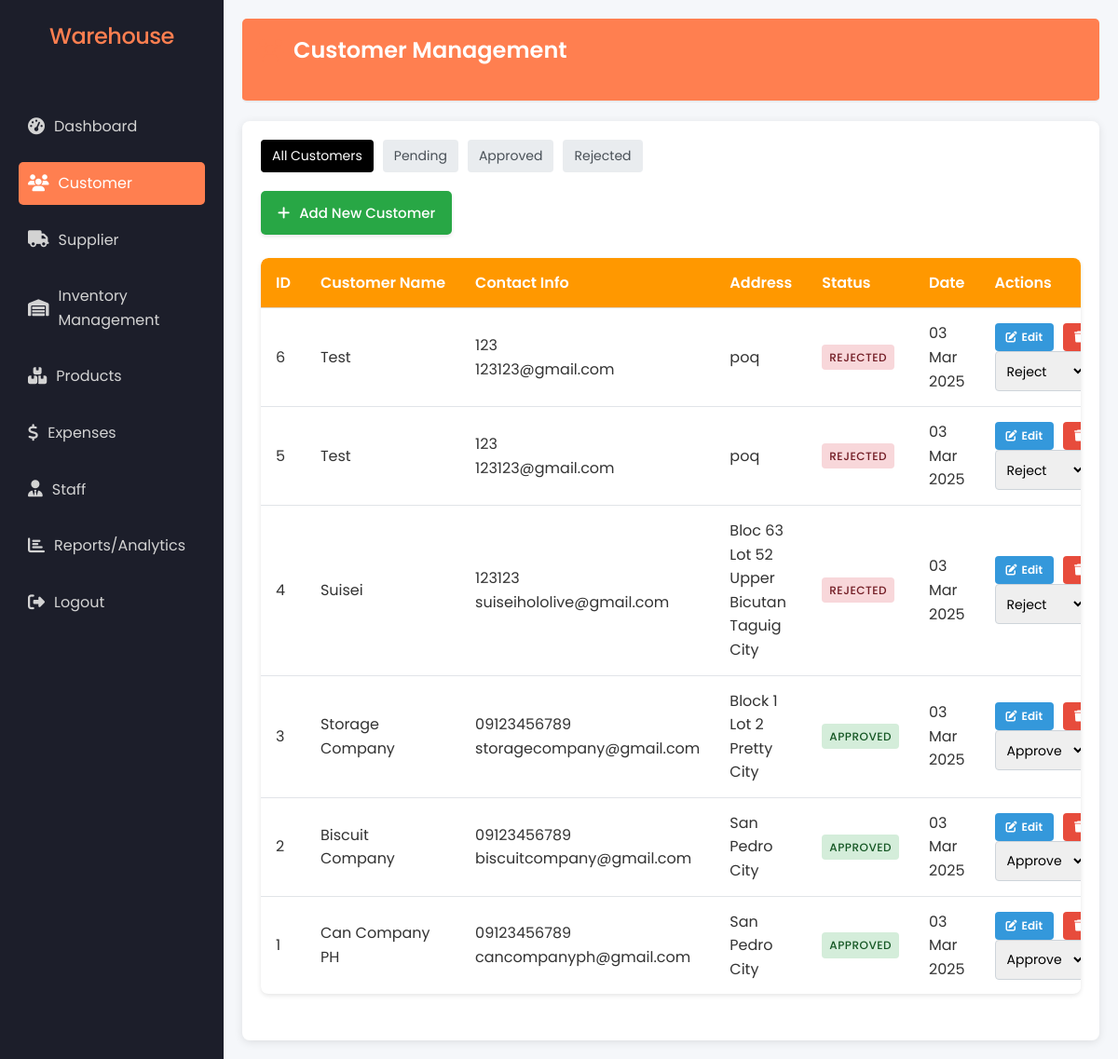
The page /admin/customers.php (signed in) on the database its author committed.
### tables this page shows
CREATE TABLE `customers` (
  `CustomerID` int(11) NOT NULL,
  `CustomerName` varchar(100) NOT NULL,
  `Phone` varchar(20) DEFAULT NULL,
  `Email` varchar(100) DEFAULT NULL,
  `Address` varchar(255) DEFAULT NULL,
  `customer_status` varchar(32) NOT NULL,
  `created_at` timestamp NOT NULL DEFAULT current_timestamp()
);

### admin/customers.php (the view, shortened to what this page needs)
<?php
require_once '../admin/session_check_admin.php';
$statusFilter = isset($_GET['status']) ? $_GET['status'] : 'all';
if ($statusFilter === 'all') {
    $sql = "SELECT *, DATE_FORMAT(created_at, '%d %b %Y') as formatted_date FROM customers ORDER BY CustomerID DESC";
    $stmt = $conn->prepare($sql);
} else {
    $sql = "SELECT *, DATE_FORMAT(created_at, '%d %b %Y') as formatted_date FROM customers WHERE customer_status = ? ORDER BY CustomerID DESC";
    $stmt = $conn->prepare($sql);
    $stmt->bind_param("s", $statusFilter);
}
$stmt->execute();
$result = $stmt->get_result();
$customers = [];
if ($result && $result->num_rows > 0) {
    while($row = $result->fetch_assoc()) {
        $customers[] = $row;
    }
}
?>
<!DOCTYPE html>
<html lang="en">
<head>
    <link rel="stylesheet" href="../assets/css/style.css">
    <link rel="stylesheet" href="../assets/css/admin.css">
    <link rel="stylesheet" href="https://cdnjs.cloudflare.com/ajax/libs/font-awesome/6.5.1/css/all.min.css">
</head>
<body>
    <div class="dashboard-container">
        <?php include '../layouts/sidebar.php'; ?>
        <div class="main-content">
            <header>
                <div class="admin-header">
                    <h1><i class="fas fa-users"></i> Customer Management</h1>
                </div>
            </header>
            <div class="content">
                <div class="status-filters">
                    <a href="?status=all" class="status-filter <?php echo $statusFilter === 'all' ? 'active' : ''; ?>">All Customers</a>
                    <a href="?status=pending" class="status-filter <?php echo $statusFilter === 'pending' ? 'active' : ''; ?>">Pending</a>
                    <a href="?status=approved" class="status-filter <?php echo $statusFilter === 'approved' ? 'active' : ''; ?>">Approved</a>
                    <a href="?status=rejected" class="status-filter <?php echo $statusFilter === 'rejected' ? 'active' : ''; ?>">Rejected</a>
                </div>
                <button id="btnAddCustomer" class="btn-add-customer">
                    <i class="fas fa-plus"></i> Add New Customer
                </button>
                <div class="customer-table-container">
                    <?php if (!empty($customers)): ?>
                        <table class="customer-table">
                            <thead>
                                <tr>
                                    <th>ID</th>
                                    <th>Customer Name</th>
                                    <th>Contact Info</th>
                                    <th>Address</th>
                                    <th>Status</th>
                                    <th>Date</th>
                                    <th>Actions</th>
                                </tr>
                            </thead>
                            <tbody>
                                <?php foreach ($customers as $customer): ?>
                                <tr>
                                    <td><?php echo htmlspecialchars($customer['CustomerID']); ?></td>
                                    <td><?php echo htmlspecialchars($customer['CustomerName']); ?></td>
                                    <td>
                                        <div><?php echo htmlspecialchars($customer['Phone']); ?></div>
                                        <div><?php echo htmlspecialchars($customer['Email']); ?></div>
                                    </td>
                                    <td><?php echo htmlspecialchars($customer['Address']); ?></td>
                                    <td>
                                        <span class="status-badge status-<?php echo isset($customer['customer_status']) ? $customer['customer_status'] : 'pending'; ?>">
                                            <?php echo ucfirst(isset($customer['customer_status']) ? $customer['customer_status'] : 'pending'); ?>
                                        </span>
                                    </td>
                                    <td><?php echo isset($customer['formatted_date']) ? $customer['formatted_date'] : 'N/A'; ?></td>
                                    <td>
                                        <div class="action-buttons">
                                            <button class="btn-edit" data-customerid="<?php echo htmlspecialchars($customer['CustomerID']); ?>">
                                                <i class="fas fa-edit"></i> Edit
                                            </button>
                                            <button class="btn-delete" data-customerid="<?php echo htmlspecialchars($customer['CustomerID']); ?>">
                                                <i class="fas fa-trash"></i> Delete
                                            </button>
                                        </div>
                                        <form method="POST" class="action-form">
                                            <select name="status">
                                                <option value="approved" <?php echo (isset($customer['customer_status']) && $customer['customer_status'] === 'approved') ? 'selected' : ''; ?>>Approve</option>
                                                <option value="rejected" <?php echo (isset($customer['customer_status']) && $customer['customer_status'] === 'rejected') ? 'selected' : ''; ?>>Reject</option>
                                            </select>
                                        </form>
                                    </td>
                                </tr>
                                <?php endforeach; ?>
                            </tbody>
                        </table>
                    <?php else: ?>
                        <div class="no-records">
                            <p>No <?php echo $statusFilter !== 'all' ? $statusFilter : ''; ?> customers found.</p>
                        </div>
                    <?php endif; ?>
                </div>
            </div>
        </div>
    </div>
</body>
</html>

### assets/css/style.css (style rules this page uses)
* { margin: 0; padding: 0; box-sizing: border-box; font-family: 'Poppins', sans-serif; }
body { background: #f5f7fa; display: flex; justify-content: center; align-items: center; min-height: 100vh; background-image: linear-gradient(to right, #6a11cb, #2575fc); }
* { margin: 0; padding: 0; box-sizing: border-box; }
body { font-family: Arial, sans-serif; background-color: #f4f4f4; color: #fff; display: flex; height: 100vh; }
.dashboard-container { display: flex; width: 100%; }
.main-content { flex-grow: 1; padding: 20px; background-color: #fff; color: #333; }
header { background-color: #ff7f50; color: #fff; padding: 15px; border-radius: 5px; margin-bottom: 20px; }
.content { background-color: #eaeaea; padding: 20px; border-radius: 5px; min-height: calc(100vh - 150px); }
.customer-table-container { margin-top: 20px; overflow-x: auto; }
.customer-table { width: 100%; border-collapse: collapse; background-color: #fff; box-shadow: 0 2px 5px rgba(0, 0, 0, 0.1); }
.customer-table th, .customer-table td { padding: 12px 15px; text-align: left; border-bottom: 1px solid #ddd; }
.customer-table th { background-color: #ff7f50; color: #fff; font-weight: bold; }
.btn-edit, .btn-delete { padding: 5px 10px; border: none; border-radius: 5px; cursor: pointer; font-size: 14px; transition: background-color 0.3s ease; }
.btn-edit { background-color: #4caf50; color: #fff; }
.btn-delete { background-color: #f44336; color: #fff; }
* { margin: 0; padding: 0; box-sizing: border-box; font-family: 'Segoe UI', Tahoma, Geneva, Verdana, sans-serif; }
body { min-height: 100vh; display: flex; justify-content: center; align-items: center; background: #1f1c1c; color: #fff; }
body { background-color: #ffffff; color: #333; line-height: 1.6; padding: 40px 0; }

### admin/customers.php (style rules this page uses)
header h1 { color: white; }
.admin-header { display: flex; justify-content: center; align-items: center; margin-bottom: 20px; }
.status-filters { margin-bottom: 20px; display: flex; gap: 10px; }
.status-filter { padding: 6px 12px; border-radius: 4px; text-decoration: none; color: #495057; background-color: #e9ecef; font-size: 14px; transition: all 0.2s; }
.status-filter.active { background-color: #000; color: #fff; }
.status-badge { display: inline-block; padding: 4px 8px; border-radius: 4px; font-size: 12px; font-weight: 500; }
.status-approved { background-color: #d4edda; color: #155724; }
.status-rejected { background-color: #f8d7da; color: #721c24; }
.action-form { display: flex; gap: 5px; }
.action-form select { padding: 6px 8px; border: 1px solid #ced4da; border-radius: 4px; font-size: 14px; }
.customer-table td { vertical-align: middle; }

### rows shown on the page
customers: CustomerID "6", CustomerName "Test", Phone "123", Email "123123@gmail.com", Address "poq", customer_status "REJECTED", formatted_date "03 Mar 2025", status "Reject"
customers: CustomerID "5", CustomerName "Test", Phone "123", Email "123123@gmail.com", Address "poq", customer_status "REJECTED", formatted_date "03 Mar 2025", status "Reject"
customers: CustomerID "4", CustomerName "Suisei", Phone "123123", Email "suiseihololive@gmail.com", Address "Bloc 63 Lot 52 Upper Bicutan Taguig City", customer_status "REJECTED", formatted_date "03 Mar 2025", status "Reject"
customers: CustomerID "3", CustomerName "Storage Company", Phone "09123456789", Email "storagecompany@gmail.com", Address "Block 1 Lot 2 Pretty City", customer_status "APPROVED", formatted_date "03 Mar 2025", status "Approve"
customers: CustomerID "2", CustomerName "Biscuit Company", Phone "09123456789", Email "biscuitcompany@gmail.com", Address "San Pedro City", customer_status "APPROVED", formatted_date "03 Mar 2025", status "Approve"
customers: CustomerID "1", CustomerName "Can Company PH", Phone "09123456789", Email "cancompanyph@gmail.com", Address "San Pedro City", customer_status "APPROVED", formatted_date "03 Mar 2025", status "Approve"
